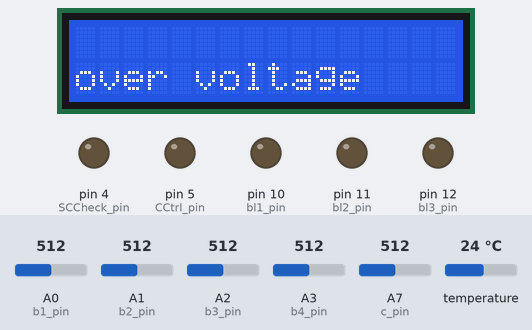
The sketch below on a simulated Arduino Nano, built with avr-gcc and run on an emulated ATmega328P. Shown: 16×2 character LCD, output pins drawn as LEDs (lit = HIGH). The test bench sets the inputs (shaded band); at power-on: A3 (b4_pin) = 512, A0 (b1_pin) = 512, A1 (b2_pin) = 512, A2 (b3_pin) = 512, A7 (c_pin) = 512, temperature 24 °C. Pins used as bus, display or sensor lines are not drawn; what the sketch prints to the serial monitor is not drawn.

Above: at 1.2 s.
1.3 s: A3 (b4_pin) set to 260
3.0 s: A3 (b4_pin) set to 235
At 6.5 s:
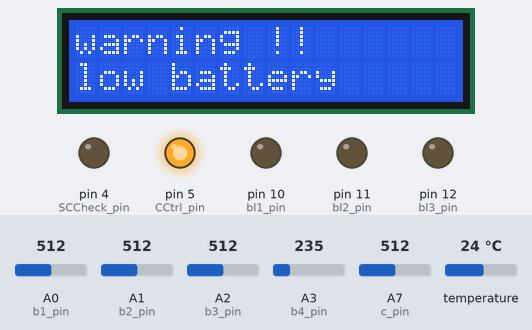
6.6 s: A0 (b1_pin) set to 716
At 8.9 s:
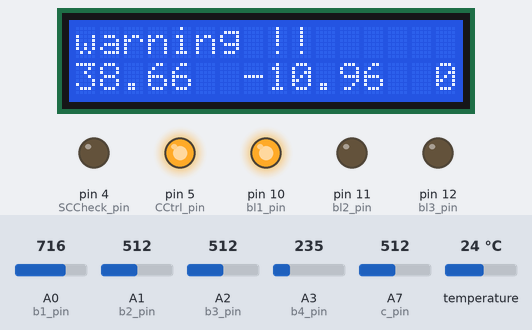
10.2 s: A1 (b2_pin) set to 716
At 11.7 s:
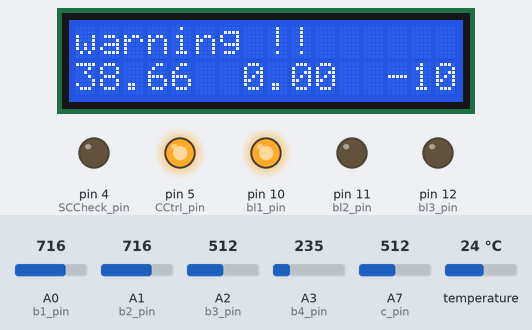
13.4 s: A2 (b3_pin) set to 781
At 14.6 s:
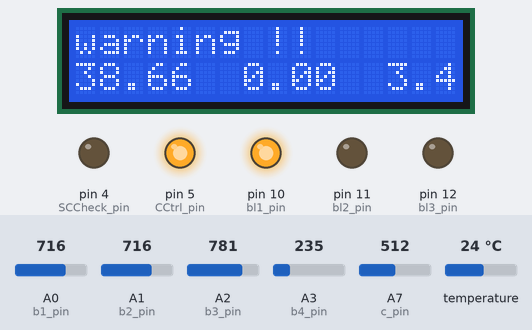
16.2 s: A2 (b3_pin) set to 805
At 20.3 s:
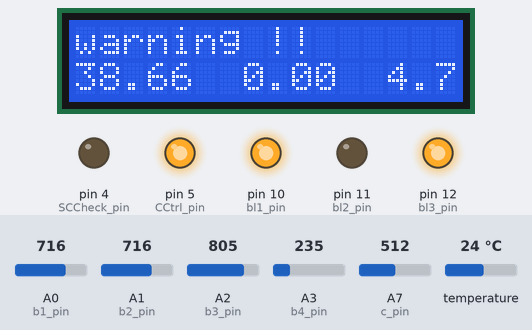
Timing chart, 0 to 20.8 s (numbered marks = the images above; inputs shaded):
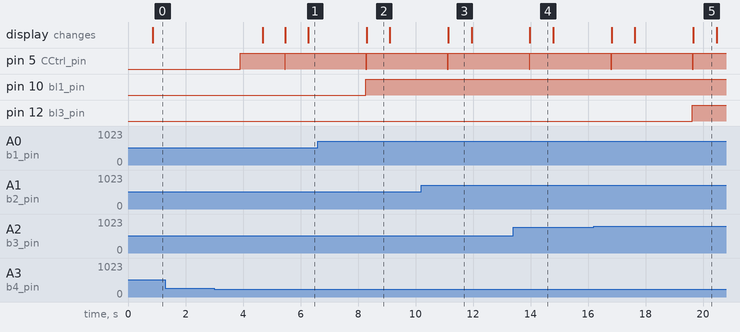

Measured:
- the behaviour switches between 252 and 251 on A3 (b4_pin) (found by bisection; images 0 and 1)
- the behaviour switches between 793 and 794 on A2 (b3_pin) (found by bisection; images 4 and 5)
- after the input at 1.3 s, every drawn part: stays the same
- after the input at 3.0 s, pin 5 (CCtrl_pin): LOW → HIGH after 0.90 s, → LOW 1.6 s later, → HIGH 0.02 s later; the display: first changes after 1.7 s (image 1 shows a later state)
- after the input at 6.6 s, the display: changes after 1.7 s (image 2)
- after the input at 10.2 s, the display: changes after 0.93 s (image 3)
- after the input at 13.4 s, the display: changes after 0.58 s (image 4)
- after the input at 16.2 s, pin 12 (bl3_pin): LOW → HIGH after 3.4 s; the display: changes after 0.62 s (image 5)

The sketch:

editted_3.ino
```cpp
#define b1_pin A0
#define b2_pin A1
#define b3_pin A2
#define b4_pin A3
#define c_pin A7
#define temp_pin A5
#define bl3_pin 12
#define bl2_pin 11
#define bl1_pin 10
#define CCtrl_pin 5
#define DCtrl_pin 7
#define SCCheck_pin 4
float x, y, z, b1, b2, b3, v, i, t, icheck;
bool charging_flag = 0, discharging_flag = 0, bl1_flag = 0, bl2_flag = 0, bl3_flag = 0, charging_stop = 0, discharge_stop = 0;
float ofset_voltage = 2.5;
float current_factor = 0.183;
int count = 0;
#include <Wire.h>
#include <LiquidCrystal_I2C.h>
#include <OneWire.h>
#include <DallasTemperature.h>
#define ONE_WIRE_BUS 6
OneWire oneWire(ONE_WIRE_BUS);
DallasTemperature sensors(&oneWire);

LiquidCrystal_I2C lcd(0x3F, 16, 2);
unsigned long int pre, pre2;
void setup() {
  Serial.begin(9600);// put your setup code here, to run once:
  sensors.begin();

  pinMode(4, OUTPUT);
  pinMode(5, OUTPUT);
  pinMode(7, OUTPUT);
  pinMode(10, OUTPUT);
  pinMode(11, OUTPUT);
  pinMode(12, OUTPUT);

  digitalWrite(4, LOW);
  digitalWrite(5, LOW);
  digitalWrite(7, LOW);
  digitalWrite(10, LOW);
  digitalWrite(11, LOW);
  digitalWrite(12, LOW);
  // initialize the lcd
  lcd.init();
  // Print a message to the LCD.
  lcd.backlight();
  pre = millis();
  pre2 = millis();
}

void loop() {
  x = get_battery_voltage(b1_pin, 10);
  y = get_battery_voltage(b2_pin, 10);
  z = get_battery_voltage(b3_pin, 10);
  v = (get_battery_voltage(b4_pin, 10)+0.5);
  i = get_load_current(c_pin , 10);
  t = get_temperature();
  b1 = x;
  b1 = b1 + 0.2;
  b2 = y - x;
  b3 = z - y;
  Serial.print("voltage ");
  Serial.print(b1);
  Serial.print("  , ");
  Serial.print(b2);
  Serial.print("  , ");
  Serial.print(b3);
  Serial.print(" , ");
  Serial.print(v);
  Serial.print(" , ");
  Serial.print(i);
  Serial.print(" , ");
  Serial.println(t);

  if ((millis() - pre) > 2000)
  {
    lcd.clear();
    pre=millis();
    if (count == 1) {

      pre = millis();
      lcd.setCursor(1, 0);
      lcd.print("b1");
      if (bl1_flag == 1) {
        lcd.setCursor(4, 0);
        lcd.print("*");
      }
      lcd.setCursor(6, 0);
      lcd.print("b2");
      if (bl2_flag == 1) {
        lcd.setCursor(9, 0);
        lcd.print("*");
      }

      lcd.setCursor(12, 0);
      lcd.print("b3");
      if (bl3_flag == 1) {
        lcd.setCursor(15, 0);
        lcd.print("*");
      }


    }
    if (count == 2)
    {
      lcd.setCursor(2, 0);
      lcd.print("V i/o");
      lcd.setCursor(10, 0);
      lcd.print("I i/o");

      lcd.setCursor(2, 1);
      lcd.print(v);

      lcd.setCursor(10, 1);
      lcd.print(i);

    }
    if (count == 3)
    {
      lcd.setCursor(2, 0);
      lcd.print("temperature");
      lcd.setCursor(4, 1);
      lcd.println(t,2);
      lcd.print("\337C");

      count = 0;

    }
    count++;

  }


  if (v > 16 ) {
    while(1){
    lcd.clear();
    lcd.setCursor(0, 1);
    lcd.print("over voltage");
    digitalWrite(CCtrl_pin, LOW);
    digitalWrite(DCtrl_pin, LOW);
    delay(1000);
    v = (get_battery_voltage(b4_pin, 10)+0.5);
    if(v<14)
    {
      break;
    }
    }

  }
  if (charging_stop == 1)
  {
    digitalWrite(CCtrl_pin, LOW);
        lcd.clear();
        lcd.setCursor(0, 0);
        lcd.print("warning !!");
        lcd.setCursor(0, 1);
        lcd.print("battary full");
        delay(2000);

  }
  else
  {
    digitalWrite(CCtrl_pin, HIGH);
  }
  if (discharge_stop == 1)
  {
        digitalWrite(DCtrl_pin, LOW);
        lcd.clear();
        lcd.setCursor(0, 0);
        lcd.print("warning !!");
        lcd.setCursor(0, 1);
        lcd.print("low battery");
        delay(2000);

  }
  else
  {
    digitalWrite(DCtrl_pin, HIGH);
  }


  if (bl1_flag == 1) {
    digitalWrite(bl1_pin, HIGH);
  }
  else
  {
    digitalWrite(bl1_pin, LOW);
  }
  if (bl2_flag == 1) {
    digitalWrite(bl2_pin, HIGH);
  }
  else
  {
    digitalWrite(bl2_pin, LOW);
  }
  if (bl3_flag == 1) {
    digitalWrite(bl3_pin, HIGH);
  }
  else
  {
    digitalWrite(bl3_pin, LOW);
  }


  if ((millis() - pre2) > 5000) {

    digitalWrite(CCtrl_pin, LOW);
    x = get_battery_voltage(b1_pin, 10);
    y = get_battery_voltage(b2_pin, 10);
    z = get_battery_voltage(b3_pin, 10);
    b1 = x;
    b1 = b1 + 0.2;
    b2 = y - x;
    b3 = z - y;

    if (b1 > 4.15) {                 // cell balancing
      bl1_flag = 1;
    }
    else
    {
      bl1_flag = 0;
    }
    if (b2 > 4.15)
    {
      bl2_flag = 1;

    }
    else
    {
      bl2_flag = 0;

    }
    if (b3 > 4.15)
    {
      bl3_flag = 1;

    }
    else
    {
      bl3_flag = 0;

    }
    if ((b3 >= 4.2) && (b2 >= 4.2) && (b1 >= 4.2))   // full charge
    {
      charging_stop = 1;
    }
    else
    {
      charging_stop = 0;
    }
    if (b3 < 2.5 || b2 < 2.5 || b1 < 2.5)    // low battery

    {
      discharge_stop = 1;

    }
    else
    {
      discharge_stop = 0;
    }
      lcd.setCursor(0, 1);
      lcd.print(b1);
      lcd.print("  ");
      lcd.print(b2);
      lcd.print("  ");
      lcd.print(b3);
    digitalWrite(CCtrl_pin, HIGH);


  }


  if (i > 0) {

    if (i > 5 )
    {

      delay(1000);
      while (1) {
      digitalWrite(DCtrl_pin, LOW);
      digitalWrite(CCtrl_pin, LOW);
      digitalWrite(SCCheck_pin, HIGH);

        delay(10);
        lcd.clear();
        lcd.setCursor(0, 1);
        lcd.print("short circuit");
        Serial.print("short circuit  :");
        delay(100);
        v = get_battery_voltage(b4_pin, 10);
        Serial.println(v);
        if (v > 0.5) {
          break;
        }
      }

    }
  }
  else {


    if ((-i) > 5 )
    {
      digitalWrite(DCtrl_pin, LOW);
      digitalWrite(CCtrl_pin, LOW);
      digitalWrite(SCCheck_pin, HIGH);
      delay(1000);
      while (1) {

        delay(10);
        Serial.print("over current");
        lcd.clear();
        lcd.setCursor(0, 0);
        lcd.print("warning !!");
        lcd.setCursor(0, 1);
        lcd.print("over current");
       delay(100);

        v = get_battery_voltage(b4_pin, 10);
        Serial.println(v);
        if (v > 0.5) {
          break;
        }
      }
    }

  }
  if (t > 60)    /// temperature
  {
    while (1) {
      lcd.clear();
      lcd.setCursor(0, 0);
      lcd.print("Warning !!");
      lcd.setCursor(0, 1);
      lcd.print("high temperature");

      digitalWrite(DCtrl_pin, LOW);
      digitalWrite(CCtrl_pin, LOW);
      t = get_temperature();
      if (t < 50) {
        break;
      }

    }
  }


}
float get_battery_voltage(int pin, int n_samples)
{
  float voltage = 0;
  for (int i = 0; i < n_samples; i++)
  {
    voltage += (analogRead(pin) * (5.0 / 1024.0) * 11.0);
  }
  voltage = voltage / n_samples;

  //  Serial.print(" bat volt :");
  //  Serial.print(voltage);
  return (voltage);
}
float get_load_current(int pin , int n_samples)
{
  float Sensor_voltage;
  float current = 0;
  for (int i = 0; i < n_samples; i++)
  {
    Sensor_voltage = analogRead(pin) * (5.0 / 1024.0);
    // Serial.println(Sensor_voltage);
    current = current + (Sensor_voltage - ofset_voltage) / current_factor;
  }
  current = current / n_samples;
  //  Serial.print(" load current : ");
  //  Serial.print(current);
  return (current);
}
float get_temperature()
{
  float temperature = 0;
  sensors.requestTemperatures();

  temperature = sensors.getTempCByIndex(0);
  return (temperature);
}
void clearLCDLine(int line)
{
  lcd.setCursor(0, line);
  for (int n = 0; n < 20; n++) // 20 indicates symbols in line. For 2x16 LCD write - 16
  {
    lcd.print(" ");
  }
}
```
